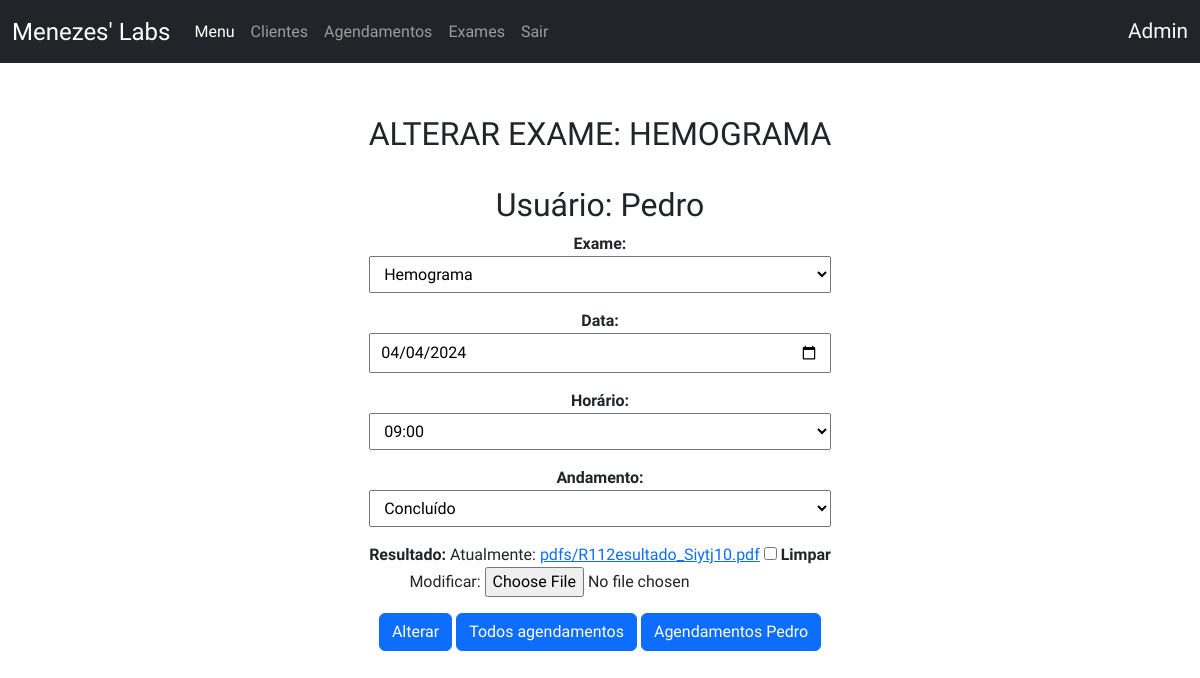
/agendamentos-admin/alterar-agendamento/17/ (signed in), run on the app's committed database.
### crud/models.py (models this page shows, shortened)
class Base(models.Model):
    criado = models.DateTimeField(verbose_name ='Criado em',auto_now_add=True)
    modificado = models.DateTimeField(verbose_name ='Modificado em',auto_now=True)
    ativo = models.BooleanField(verbose_name ='Ativo?',default=True)
    class Meta:
        abstract = True

class AgendamentoExame(Base):
    exame = models.ForeignKey(Exame,verbose_name='Exame',on_delete=models.CASCADE)
    data = models.DateField('Data',auto_now=False,auto_now_add=False)
    usuario = models.ForeignKey(User,verbose_name='Usuário',on_delete=models.CASCADE)
    HORARIO_CHOICES = (
    ('07:00', '07:00'),
    ('08:00', '08:00'),
    ('09:00', '09:00'),
    ('10:00', '10:00'),
    ('11:00', '11:00'),
    ('13:00', '13:00'),
    ('14:00', '14:00'),
    ('15:00', '15:00'),
    ('16:00', '16:00'),
    ('17:00', '17:00'),
)
    ANDAMENTO_CHOICES = (
        ('Agendado', 'Agendado'),
        ('Realizado', 'Realizado'),
        ('Enviado ao laboratório', 'Enviado ao laboratório'),
        ('Concluído', 'Concluído'),
        ('Cancelado', 'Cancelado'),
    )
    horario = models.CharField(verbose_name ='Horário', max_length = 5 ,choices=HORARIO_CHOICES)
    andamento = models.CharField(verbose_name ='Andamento',max_length=30,choices=ANDAMENTO_CHOICES,default='Agendado')
    resultado = models.FileField('Resultado',upload_to='pdfs/',null=True,blank=True)
    class Meta:
        verbose_name = 'Agendamento'
        verbose_name_plural = 'Agendamentos'
        ordering = ['data','horario']

class Exame(Base):
    nome = models.CharField('Nome',max_length=100)
    def __str__(self):
        return self.nome
    class Meta:
        verbose_name = 'Exame'
        verbose_name_plural = 'Exames'
        ordering = ['nome']

### crud/views.py (the view, shortened to what this page needs)
# urls.py: path('agendamentos-admin/alterar-agendamento/<int:pk>/', AdminUpdateView.as_view(), name='update_admin'),
class AdminUpdateView(UserPassesTestMixin, UpdateView):
    template_name = 'adm/agendamento/update.html'
    model = AgendamentoExame
    form_class = AdminAgendamentoExameForm
    context_object_name = 'agendamentos'
    success_url = reverse_lazy('admin')
    def test_func(self):
        return self.request.user.is_superuser

### crud/forms.py (shortened to what this page needs)
class AdminAgendamentoExameForm(ModelForm):
    class Meta:
        model = AgendamentoExame
        fields = ['exame','data','horario','andamento','resultado']
        widgets = {
            'data': forms.TextInput(attrs={'class': 'form-floating', 'type': 'date'}),
            'exame': forms.Select(attrs={'class': 'form-floating'}),
            'horario': forms.Select(attrs={'class': 'form-floating'}),
            'andamento': forms.Select(attrs={'class': 'form-floating'}),
            'resultado': forms.ClearableFileInput(attrs={'class': 'form-floating'}),
        }

### crud/templates/adm/agendamento/update.html (shortened to what this page needs)
{% extends 'base.html' %}
{% block content %}
<div class="create">
    <h1 style="margin: 4vh 0;">Alterar Exame: {{agendamentos.exame}}</h1>
    <h2>Usuário: {{agendamentos.usuario|capfirst}}</h2>
    <form id="alterar-form" method="POST" enctype="multipart/form-data">
        {{form.as_p}}
        <button type="submit" class="btn btn-primary">Alterar</button>
        <a href="{% url 'admin' %}" class="btn btn-primary" >Todos agendamentos</a>
        <a href="{% url 'usuarios_detail_admin' pk=agendamentos.usuario.pk %}" class="btn btn-primary">Agendamentos {{agendamentos.usuario|capfirst}}</a>
        <br>
    </form>
</div>
{% endblock %}

### crud/templates/componentes/navbar.html (shortened to what this page needs)
<nav class="navbar navbar-expand-lg navbar-dark bg-dark">
  <div class="container-fluid">
    <a class="navbar-brand" style="font-size: 1.5em;" href="{% url 'index' %}">Menezes' Labs</a>
    <div class="collapse navbar-collapse" id="navbarText">
      <ul class="navbar-nav me-auto mb-2 mb-lg-0">
        <li class="nav-item">
          <a class="nav-link active" aria-current="page" href="{% url 'index' %}">
            {% if user.is_superuser %}
              Menu
            {% else %}
              Meus exames
            {% endif %}
          </a>
        </li>
        {% if user.is_superuser %}
        <li class="nav-item">
          <a class="nav-link" href="{% url 'usuarios_admin' %}">Clientes</a>
        </li>
          <li class="nav-item">
            <a class="nav-link" href="{% url 'admin' %}">Agendamentos</a>
          </li>
          <li class="nav-item">
            <a class="nav-link" href="{% url 'exames_admin' %}">Exames</a>
          </li>
        {% endif %}
        {% if user.is_authenticated %}
          <li class="nav-item">
            <a class="nav-link" href="{% url 'account_logout' %}">Sair</a>
          </li>
        {% endif %}
      </ul>
      {% if user.is_authenticated %}
        <span class="navbar-text text-light ms-auto" style="font-size: 1.3em;">
          {{ user|capfirst }}
        </span>
      {% else %}
        <span class="navbar-text text-light ms-auto" style="font-size: 1.3em;">
          <a class="nav-link" href="{% url 'account_login' %}">Entrar</a>
        </span>
      {% endif %}
    </div>
  </div>
</nav>

### crud/static/styles.css (style rules this page uses)
* { font-family: "Raleway", sans-serif; font-optical-sizing: auto; font-weight: 400; font-style: normal; }
.create { display: flex; flex-direction: column; align-items: center; text-align: center; }
.create h1 { font-size: 4vh; }
.create select { padding: 7px 10px; width: 100%; }
.create input[type="date"] { padding: 6px 10px; width: 100%; }
.create label { font-size: 2vh; font-weight: bold; }

### crud/templates/base.html (style rules this page uses)
h1 { text-transform: uppercase; }

### data on the page
AgendamentoExame: exame "HEMOGRAMA", usuario "Pedro", exame "Hemograma", data "04/04/2024", horario "09:00", andamento "Concluído"

### other printed values
{{ user|capfirst }} "Admin"
